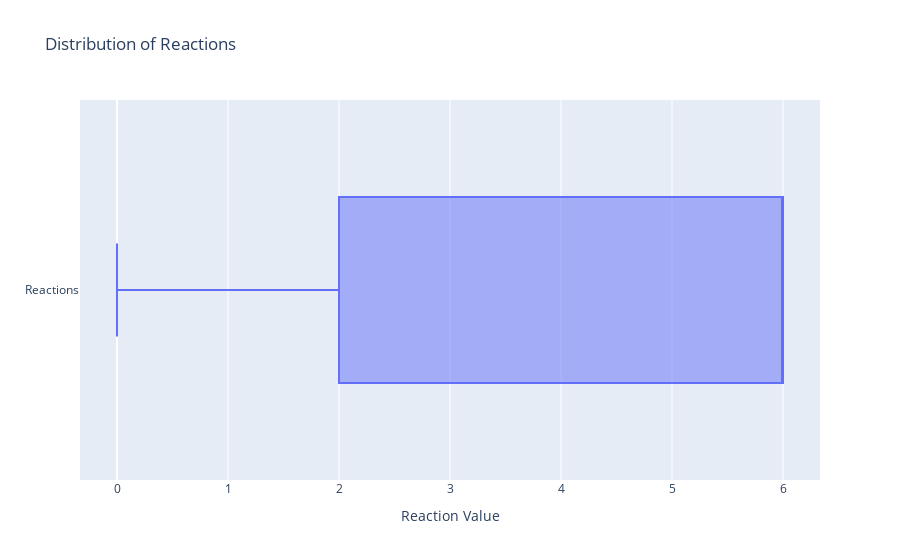

The cell this chart's notebook holds for it:
### Markdown cell above
# Box plot of Reaction Values by assigning a numeric value to the feeling of each of reaction

### Code cell
emoji_mapping = {
    '🙁': 1,
    '👎': 2,
    '🙄': 3,
    '🙂': 4,
    '😆': 5,
    '👍': 6,
    '👏': 7,
    '😍': 8,
}

data['reaction_value'] = data['reaction'].map(emoji_mapping).fillna(0)

fig = go.Figure()
fig.add_trace(go.Box(x=data['reaction_value'], name='Reactions', orientation='h'))
fig.update_layout(
    title='Distribution of Reactions',
    xaxis=dict(title='Reaction Value')
)
fig.show()

### Figure 1 — Plotly figure (JSON) as saved in the notebook; plotly's stock layout.template omitted (floating-point values rounded to 4 significant figures; data arrays with more than 128 entries replaced by an {"elided": "..."} marker saying what was removed)
{"data": [{"name": "Reactions", "orientation": "h", "type": "box", "x": {"elided": "1809 int values"}}], "layout": {"title": {"text": "Distribution of Reactions"}, "xaxis": {"title": {"text": "Reaction Value"}}}}
